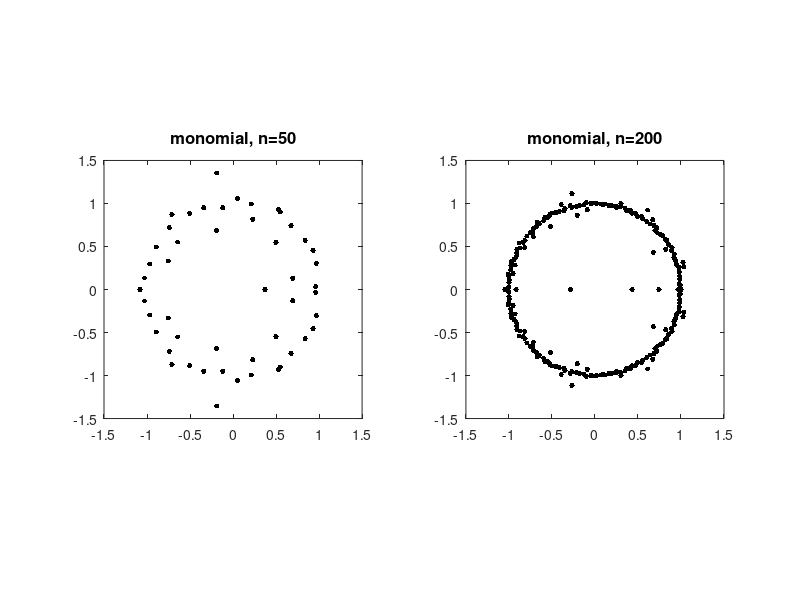

MATLAB code to generate this figure: (Note: this script raises an error after producing the figure.)
%% Roots of random polynomials
% Nick Trefethen, November 2011

%%
% (Chebfun example roots/RandomPolynomials.m)
% [Tags: #random, #ROOTS]

%%
% If $p(z) = a_0 + a_1 z + \cdots + a_n z^n$ is a polynomial with random
% coefficients, its roots tend to lie near the unit circle [1,2]. To be
% specific, suppose $a_0,\ldots,a_{n-1}$ are independent real numbers from the
% standard normal distribution, with $a_n=1$. Here are typical pictures for $n
% = 50$ and $n = 200$, based on the MATLAB `roots` command. Incidentally, such
% computations are numerically stable [4]; the well-known difficulties of
% polynomial rootfinding pertain mainly to problems with roots away from the
% unit circle and coefficients far from random.
nn = [50 200];
MS = 'markersize'; FS = 'fontsize'; ms = 12; fs = 12;
for j = 1:2
    subplot(1,2,j)
    n = nn(j);
    a = [1; randn(n,1)];
    r = roots(a);
    plot(r,'.k',MS,ms)
    axis(1.5*[-1 1 -1 1]), axis square
    title(['monomial, n=' int2str(n)],FS,fs)
end

%%
% The reason these roots lie near the unit circle is that the monomials
% $1, z, z^2,\ldots$ are orthogonal polynomials defined on that set. For
% orthogonal polynomials defined on a different region of the complex plane,
% we get roots tending to cluster on the boundary of that region [3]. In
% particular, the best-known families of orthogonal polynomials are defined
% over $[-1,1]$, and random polynomials expressed in these bases tend to have
% roots near $[-1,1]$. The Chebfun `roots` command provides an easy way to
% compute roots of such polynomials stably. For example, here is what happens
% if we repeat the experiment above but for random polynomials in the basis of
% Chebyshev polynomials, i.e., $p = a_0 + a_1 T_1 + \cdots + a_n T_n$.
randn('seed',1)
for j = 1:2
    subplot(1,2,j)
    n = nn(j);
    a = [1; randn(n,1)];
    p = chebfun(a,'coeffs');
    r = roots(p,'all');
    plot(r,'.k',MS,ms)
    axis(1.5*[-1 1 -1 1]), axis square
    title(['Chebyshev, n=' int2str(n)],FS,fs)
end

%%
% Legendre polynomials are orthogonal over the same interval $[-1,1]$, so the
% results aren't much different:
for j = 1:2
    subplot(1,2,j)
    n = nn(j);
    a = [1; randn(n,1)];
    A = legpoly(n:-1:0);
    p = A*a;
    r = roots(p,'all');
    plot(r,'.k',MS,ms)
    axis(1.5*[-1 1 -1 1]), axis square
    title(['Legendre, n=' int2str(n)],FS,fs)
end

%%
% References:
%
% [1] J. Hammersley, The zeros of a random polynomial,
% Proceedings of the Third Berkeley Symposium on Mathematical
% Statistics and Probability, 1954-1955, U. California Press,
% 1956, pp. 89-111.
%
% [2] L. A. Shepp and R. J. Vanderbei, The complex zeros of
% random polynomials, Transactions of the American Mathematical
% Society 347 (1995), 4365-4384.
%
% [3] B. Shiffman and S. Zelditch, Equilibrium distribution of
% zeros of random polynomials, International Mathematical Research
% Notices, 2003, pp. 25-49.
%
% [4] K.-C. Toh and L. N. Trefethen, Pseudozeros of polynomials and
% pseudospectra of companion matrices, Numerische Mathematik, 68
% (1994), 403-425.
